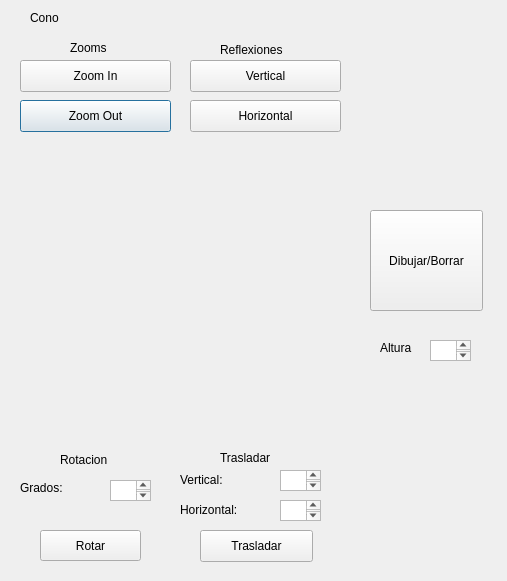
<?xml version="1.0" encoding="UTF-8"?>
<ui version="4.0">
 <class>cono</class>
 <widget class="QDialog" name="cono">
  <property name="geometry">
   <rect>
    <x>0</x>
    <y>0</y>
    <width>507</width>
    <height>581</height>
   </rect>
  </property>
  <property name="windowTitle">
   <string>Dialog</string>
  </property>
  <widget class="QPushButton" name="pushButton_5">
   <property name="geometry">
    <rect>
     <x>20</x>
     <y>100</y>
     <width>151</width>
     <height>32</height>
    </rect>
   </property>
   <property name="text">
    <string>Zoom Out</string>
   </property>
  </widget>
  <widget class="QPushButton" name="pushButton">
   <property name="enabled">
    <bool>true</bool>
   </property>
   <property name="geometry">
    <rect>
     <x>370</x>
     <y>210</y>
     <width>113</width>
     <height>101</height>
    </rect>
   </property>
   <property name="text">
    <string>Dibujar/Borrar</string>
   </property>
  </widget>
  <widget class="QPushButton" name="pushButton_4">
   <property name="geometry">
    <rect>
     <x>20</x>
     <y>60</y>
     <width>151</width>
     <height>32</height>
    </rect>
   </property>
   <property name="text">
    <string>Zoom In</string>
   </property>
  </widget>
  <widget class="QPushButton" name="pushButton_7">
   <property name="geometry">
    <rect>
     <x>190</x>
     <y>60</y>
     <width>151</width>
     <height>32</height>
    </rect>
   </property>
   <property name="text">
    <string>Vertical</string>
   </property>
  </widget>
  <widget class="QTextEdit" name="boxXinicio">
   <property name="geometry">
    <rect>
     <x>280</x>
     <y>500</y>
     <width>41</width>
     <height>21</height>
    </rect>
   </property>
  </widget>
  <widget class="QLabel" name="label_5">
   <property name="geometry">
    <rect>
     <x>20</x>
     <y>480</y>
     <width>51</width>
     <height>16</height>
    </rect>
   </property>
   <property name="text">
    <string>Grados:</string>
   </property>
  </widget>
  <widget class="QPushButton" name="pushButton_3">
   <property name="geometry">
    <rect>
     <x>40</x>
     <y>530</y>
     <width>101</width>
     <height>31</height>
    </rect>
   </property>
   <property name="text">
    <string>Rotar</string>
   </property>
  </widget>
  <widget class="QLabel" name="label_4">
   <property name="geometry">
    <rect>
     <x>180</x>
     <y>500</y>
     <width>81</width>
     <height>20</height>
    </rect>
   </property>
   <property name="text">
    <string>Horizontal:</string>
   </property>
  </widget>
  <widget class="QLabel" name="label_9">
   <property name="geometry">
    <rect>
     <x>220</x>
     <y>40</y>
     <width>81</width>
     <height>20</height>
    </rect>
   </property>
   <property name="text">
    <string>Reflexiones</string>
   </property>
  </widget>
  <widget class="QLabel" name="label_10">
   <property name="geometry">
    <rect>
     <x>60</x>
     <y>450</y>
     <width>81</width>
     <height>20</height>
    </rect>
   </property>
   <property name="text">
    <string>Rotacion</string>
   </property>
  </widget>
  <widget class="QLabel" name="label_3">
   <property name="geometry">
    <rect>
     <x>380</x>
     <y>340</y>
     <width>41</width>
     <height>16</height>
    </rect>
   </property>
   <property name="text">
    <string>Altura</string>
   </property>
  </widget>
  <widget class="QLabel" name="label_6">
   <property name="geometry">
    <rect>
     <x>180</x>
     <y>470</y>
     <width>61</width>
     <height>20</height>
    </rect>
   </property>
   <property name="text">
    <string>Vertical:</string>
   </property>
  </widget>
  <widget class="QLabel" name="label">
   <property name="geometry">
    <rect>
     <x>30</x>
     <y>10</y>
     <width>60</width>
     <height>16</height>
    </rect>
   </property>
   <property name="text">
    <string>Cono</string>
   </property>
  </widget>
  <widget class="QPushButton" name="pushButton_2">
   <property name="geometry">
    <rect>
     <x>200</x>
     <y>530</y>
     <width>113</width>
     <height>32</height>
    </rect>
   </property>
   <property name="text">
    <string>Trasladar</string>
   </property>
  </widget>
  <widget class="QPushButton" name="pushButton_6">
   <property name="geometry">
    <rect>
     <x>190</x>
     <y>100</y>
     <width>151</width>
     <height>32</height>
    </rect>
   </property>
   <property name="text">
    <string>Horizontal</string>
   </property>
  </widget>
  <widget class="QLabel" name="label_8">
   <property name="geometry">
    <rect>
     <x>220</x>
     <y>450</y>
     <width>71</width>
     <height>16</height>
    </rect>
   </property>
   <property name="text">
    <string>Trasladar</string>
   </property>
  </widget>
  <widget class="QTextEdit" name="boxGrados">
   <property name="geometry">
    <rect>
     <x>110</x>
     <y>480</y>
     <width>41</width>
     <height>21</height>
    </rect>
   </property>
  </widget>
  <widget class="QTextEdit" name="boxAltura">
   <property name="geometry">
    <rect>
     <x>430</x>
     <y>340</y>
     <width>41</width>
     <height>21</height>
    </rect>
   </property>
  </widget>
  <widget class="QTextEdit" name="boxYinicio">
   <property name="geometry">
    <rect>
     <x>280</x>
     <y>470</y>
     <width>41</width>
     <height>21</height>
    </rect>
   </property>
  </widget>
  <widget class="QLabel" name="label_7">
   <property name="geometry">
    <rect>
     <x>70</x>
     <y>40</y>
     <width>60</width>
     <height>16</height>
    </rect>
   </property>
   <property name="text">
    <string>Zooms</string>
   </property>
  </widget>
 </widget>
 <resources/>
 <connections/>
</ui>
